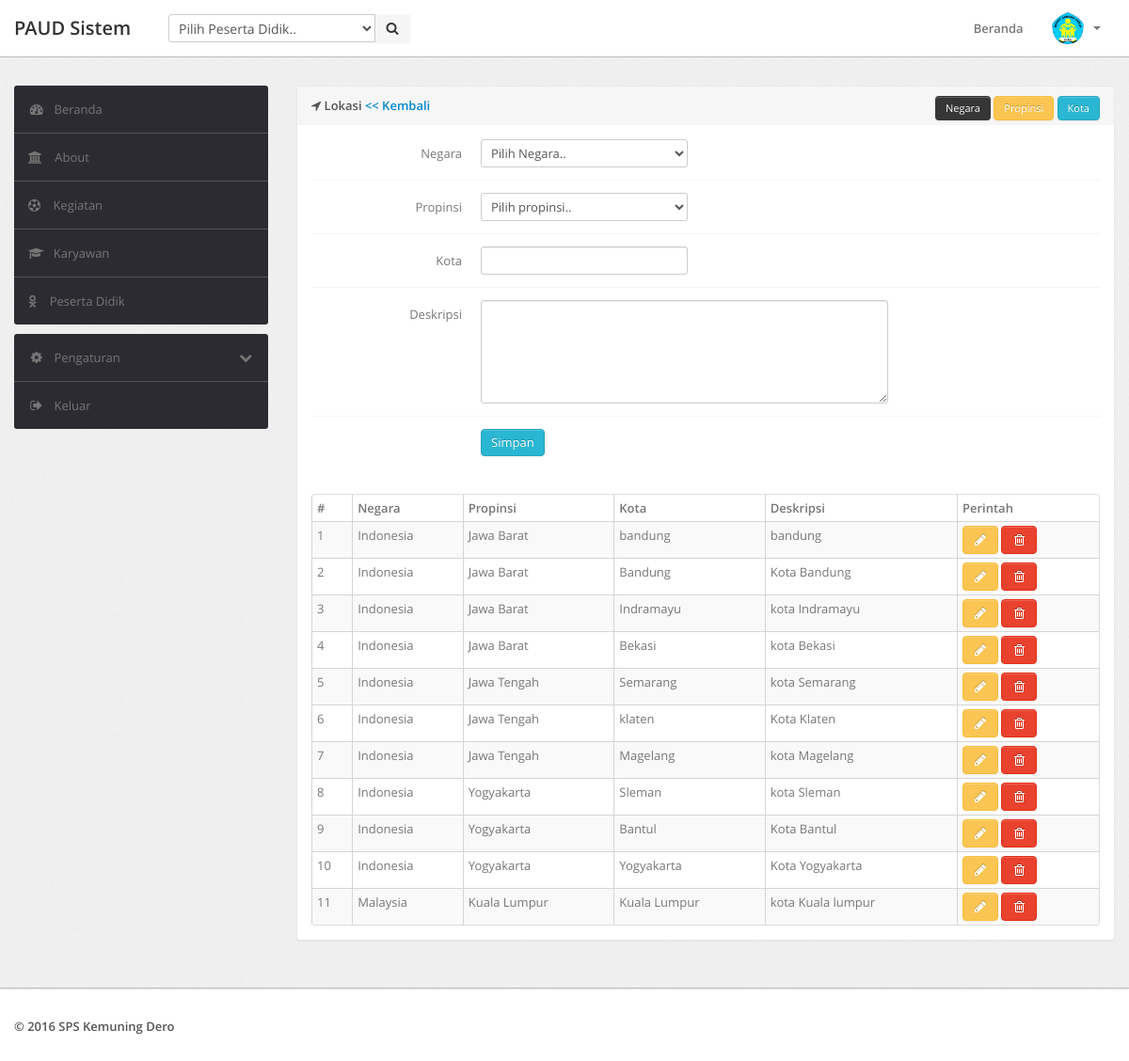
The page /kota.php (signed in) on the database its author committed.
### tables this page shows
CREATE TABLE `tkota` (
  `id` int(11) NOT NULL,
  `kota` varchar(50) NOT NULL,
  `deskripsi` varchar(255) NOT NULL,
  `propinsi_id` int(11) NOT NULL,
  `negara_id` int(11) NOT NULL
);

CREATE TABLE `tnegara` (
  `id` int(11) NOT NULL,
  `negara` varchar(50) NOT NULL,
  `deskripsi` varchar(255) NOT NULL
);

CREATE TABLE `tpropinsi` (
  `id` int(11) NOT NULL,
  `propinsi` varchar(50) NOT NULL,
  `deskripsi` varchar(255) NOT NULL,
  `negara_id` int(11) NOT NULL
);

### kota.php (the view, shortened to what this page needs)
<?php
if (isset($_SESSION['username']) && isset($_SESSION['password'])) {
    if ($_SESSION['level'] == 1 || $_SESSION['level'] == 2) {
        include "./include/header.php";
        ?>
        <div class="wrapper">
            <div class="container">
                <div class="row">
                    <?php include "./include/sidebar.php"; ?>
                    <div class="span9">
                        <div class="content">
                            <div class="module">
                                <div class="module-head">
                                    <b><i class="fa fa-location-arrow"></i> Lokasi <a href="lokasi.php"> << Kembali</a></b>
                                    <div class="row pull-right">
                                        <a href="negara.php" class="btn btn-mini btn-inverse">Negara</a>
                                        <a href="propinsi.php" class="btn btn-mini btn-warning">Propinsi</a>
                                        <a href="kota.php" class="btn btn-mini btn-info">Kota</a>
                                    </div>
                                </div>
                                <div class="module-body">
                                    <form class="form-horizontal row-fluid" method="post">
                                        <div class="control-group">
                                            <label class="control-label" for="basicinput">Negara</label>
                                            <div class="controls">
                                                <select tabindex="1" data-placeholder="Select here.." name="negara_id" required="" id="cmbNegara">
                                                    <option value="">Pilih Negara..</option>
                                                </select>
                                            </div>
                                        </div>
                                        <div class="control-group">
                                            <label class="control-label" for="basicinput">Propinsi</label>
                                            <div class="controls">
                                                <select tabindex="1" data-placeholder="Select here.." name="propinsi_id" required="" id="cmbPropinsi">
                                                    <option value="">Pilih propinsi..</option>
                                                </select>
                                            </div>
                                        </div>
                                        <div class="control-group">
                                            <label class="control-label" for="basicinput">Kota</label>
                                            <div class="controls">
                                                <input type="text" name="kota" required="" value="<?php
                                                if (isset($_GET['editKota'])) {
                                                    echo $getRowKota['kota'];
                                                }
                                                ?>">
                                            </div>
                                        </div>
                                        <div class="control-group">
                                            <label class="control-label" for="basicinput">Deskripsi</label>
                                            <div class="controls">
                                                <textarea class="span8" rows="5" name="deskripsi" required=""><?php
                                                    ?></textarea>
                                            </div>
                                        </div>
                                        <div class="control-group">
                                            <div class="controls">
                                                <?php if (isset($_GET['editKota'])) { ?>
                                                    <button type="submit" class="btn btn-success" name="updateKota">Edit</button>
                                                    <a href="kota.php" class="btn btn-inverse">Batal</a>
                                                <?php } else { ?>
                                                    <button type="submit" class="btn btn-info" name="saveKota">Simpan</button>
                                                <?php } ?>
                                            </div>
                                        </div>
                                    </form>
                                    <br>
                                    <br>
                                    <table class="table table-striped table-bordered table-condensed">
                                        <thead>
                                            <tr>
                                                <th>#</th>
                                                <th>Negara</th>
                                                <th>Propinsi</th>
                                                <th>Kota</th>
                                                <th>Deskripsi</th>
                                                <th>Perintah</th>
                                            </tr>
                                        </thead>
                                        <tbody>
                                            <?php
                                            $no = 1;
                                            $query = $mysqli->query("SELECT tkota.id, tkota.kota, tpropinsi.propinsi, tkota.deskripsi, tnegara.negara FROM tkota INNER JOIN tnegara ON tkota.negara_id=tnegara.id INNER JOIN tpropinsi ON tkota.propinsi_id = tpropinsi.id");
                                            foreach ($query as $data) {
                                                ?>
                                                <tr>
                                                    <td><?php echo $no; ?></td>
                                                    <td><?php echo $data['negara']; ?></td>
                                                    <td><?php echo $data['propinsi']; ?></td>
                                                    <td><?php echo $data['kota']; ?></td>
                                                    <td><?php echo $data['deskripsi']; ?></td>
                                                    <td>
                                                        <a href="kota.php?editKota=<?php echo $data['id']; ?>" class="btn btn-warning"><i class="icon-pencil"></i></a>
                                                        <a href="kota.php?deleteKota=<?php echo $data['id']; ?>" class="btn btn-danger" onclick="return confirm('Are you sure delete this data ?');"><i class="icon-trash"></i></a>
                                                    </td>
                                                </tr>
                                                <?php
                                                $no++;
                                            }
                                            ?>
                                        </tbody>
                                    </table>
                                </div>
                            </div>
                        </div>
                    </div>
                </div>
            </div>
        </div>
        <?php
        include "./include/footer.php";
    } else {
        echo "Sorry, Your not authorization !";
    }
} else {
    header("Location: login.php");
}
?>

### assets/css/theme.css (style rules this page uses)
body { font-size: 13px; font-family: 'Open Sans', Arial, sans-serif; background: #fff; color: #777 }
strong, b { color: #555 }
.wrapper { background: url(../images/bg.png) #eee; border-bottom: 1px solid #bbb; -webkit-box-shadow: 0 1px 2px rgba(0,0,0,0.1); -moz-box-shadow: 0 1px 2px rgba(0,0,0,0.1); box-shadow: 0 1px 2px rgba(0,0,0,0.1); padding: 30px 0 }
form { margin: 0 }
select, textarea, input[type="text"], input[type="password"], input[type="datetime"], input[type="datetime-local"], input[type="date"], input[type="month"], input[type="time"], input[type="week"], input[type="number"], input[type="email"], input[type="url"], input[type="search"], input[type="tel"], input[type="color"], .uneditable-input, label, input, button, select, textarea { -webkit-border-radius: 3px; -moz-border-radius: 3px; border-radius: 3px; font-size: 13px; font-family: 'Open Sans', Tahoma, Arial, sans-serif }
body [class^="icon-"], body [class*=" icon-"] { font-size: 14px; line-height: 20px; height: 20px }
.module { background: #fff; -webkit-border-radius: 3px; -moz-border-radius: 3px; border-radius: 3px; border: 1px solid #ccc; border-bottom-color: #bbb; -webkit-box-shadow: 0 0 1px rgba(0,0,0,0.2); -moz-box-shadow: 0 0 1px rgba(0,0,0,0.2); box-shadow: 0 0 1px rgba(0,0,0,0.2); margin-bottom: 30px }
.form-horizontal .control-group, .form-vertical .control-group { margin-bottom: 0 }
.form-horizontal .control-group+.control-group, .form-vertical .control-group+.control-group { margin-top: 13px; padding-top: 13px; border-top: 1px solid #f5f5f5 }
.btn, .btn-box { -webkit-border-radius: 3px; -moz-border-radius: 3px; border-radius: 3px }
.btn [class^="icon-"], .btn-box [class^="icon-"], .btn [class*=" icon-"], .btn-box [class*=" icon-"] { min-width: 16px; text-align: center; display: inline-block!important }
.btn { font-size: 13px; font-weight: 600 }
.btn.btn-mini, .btn.btn-small { font-size: 11px }
.btn { display: inline-block; margin-bottom: 0; font-weight: 400; text-align: center; vertical-align: middle; cursor: pointer; background-image: none; border: 1px solid transparent; white-space: nowrap; padding: 4px 10px; font-size: 13px; line-height: 1.42857; border-radius: 4px; -webkit-user-select: none; -moz-user-select: none; -ms-user-select: none; user-select: none }
.btn-info { color: #fff; background-color: #29b7d3; border-color: #25a4be }
.btn-warning { color: #fff; background-color: #fac552; border-color: #f9bd39 }
.btn-danger { color: #fff; background-color: #e9422e; border-color: #e52e18 }
.table { margin-bottom: 0 }
.table th, .table td { border-color: #d5d5d5!important }
.table-bordered thead:first-child tr:first-child>th:first-child, .table-bordered tbody:first-child tr:first-child>td:first-child { -webkit-border-top-left-radius: 2px; -moz-border-radius-topleft: 2px; border-top-left-radius: 2px }
.table-bordered thead:first-child tr:first-child>th:last-child, .table-bordered tbody:first-child tr:first-child>td:last-child { -webkit-border-top-right-radius: 2px; -moz-border-radius-topright: 2px; border-top-right-radius: 2px }
.table-bordered thead:last-child tr:last-child>th:first-child, .table-bordered tbody:last-child tr:last-child>td:first-child, .table-bordered tfoot:last-child tr:last-child>td:first-child { -webkit-border-bottom-left-radius: 2px; -moz-border-radius-bottomleft: 2px; border-bottom-left-radius: 2px }
.table-bordered thead:last-child tr:last-child>th:last-child, .table-bordered tbody:last-child tr:last-child>td:last-child, .table-bordered tfoot:last-child tr:last-child>td:last-child { -webkit-border-bottom-right-radius: 2px; -moz-border-radius-bottomright: 2px; border-bottom-right-radius: 2px }
.module { box-shadow: 0 0 3px rgba(0,0,0,.1); border-color: #e9e9e9; margin-bottom: 20px; background-color: #fff; border-radius: 4px; -webkit-box-shadow: 0 1px 1px rgba(0,0,0,.05); box-shadow: 0 1px 1px rgba(0,0,0,.05); }
.module-head { color: #767676; background-color: #f6f6f6; border-color: #e9e9e9; padding: 10px 15px; border-bottom: 1px solid transparent; border-top-right-radius: 3px; border-top-left-radius: 3px; }
.module-body { padding: 15px }

### rows shown on the page
tkota: tnegara.negara "Indonesia", tpropinsi.propinsi "Jawa Barat", kota "bandung", deskripsi "bandung"
tkota: tnegara.negara "Indonesia", tpropinsi.propinsi "Jawa Barat", kota "Bandung", deskripsi "Kota Bandung"
tkota: tnegara.negara "Indonesia", tpropinsi.propinsi "Jawa Barat", kota "Indramayu", deskripsi "kota Indramayu"
tkota: tnegara.negara "Indonesia", tpropinsi.propinsi "Jawa Barat", kota "Bekasi", deskripsi "kota Bekasi"
tkota: tnegara.negara "Indonesia", tpropinsi.propinsi "Jawa Tengah", kota "Semarang", deskripsi "kota Semarang"
tkota: tnegara.negara "Indonesia", tpropinsi.propinsi "Jawa Tengah", kota "klaten", deskripsi "Kota Klaten"
tkota: tnegara.negara "Indonesia", tpropinsi.propinsi "Jawa Tengah", kota "Magelang", deskripsi "kota Magelang"
tkota: tnegara.negara "Indonesia", tpropinsi.propinsi "Yogyakarta", kota "Sleman", deskripsi "kota Sleman"
tkota: tnegara.negara "Indonesia", tpropinsi.propinsi "Yogyakarta", kota "Bantul", deskripsi "Kota Bantul"
tkota: tnegara.negara "Indonesia", tpropinsi.propinsi "Yogyakarta", kota "Yogyakarta", deskripsi "Kota Yogyakarta"
tkota: tnegara.negara "Malaysia", tpropinsi.propinsi "Kuala Lumpur", kota "Kuala Lumpur", deskripsi "kota Kuala lumpur"
